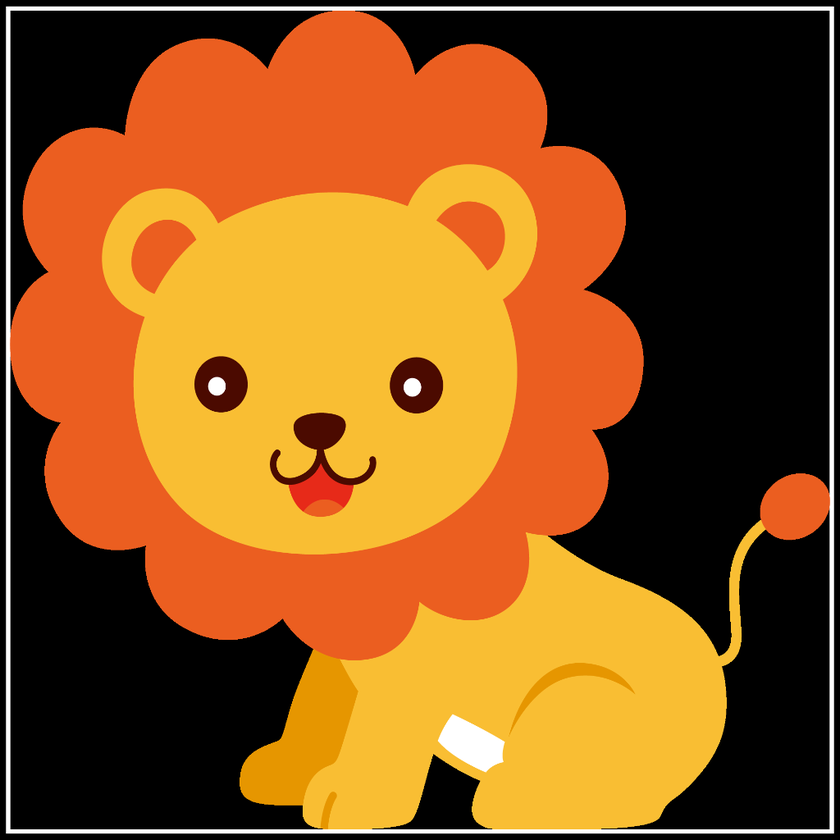
#> input picture assignment-25/input/lion.png, 840 x 840 px, shrunk from 1024 x 1024 before the run
$ python lion2.py
#> lines starting #> are read from the running program, lines starting #| are printed output that depends on the picture
import numpy as np
import cv2

img = cv2.imread("input/lion.png")
#> img is the input picture: shape (840, 840, 3); mean B, G, R 28.7, 85.7, 141.6
img = cv2.cvtColor(img,cv2.COLOR_BGR2GRAY)
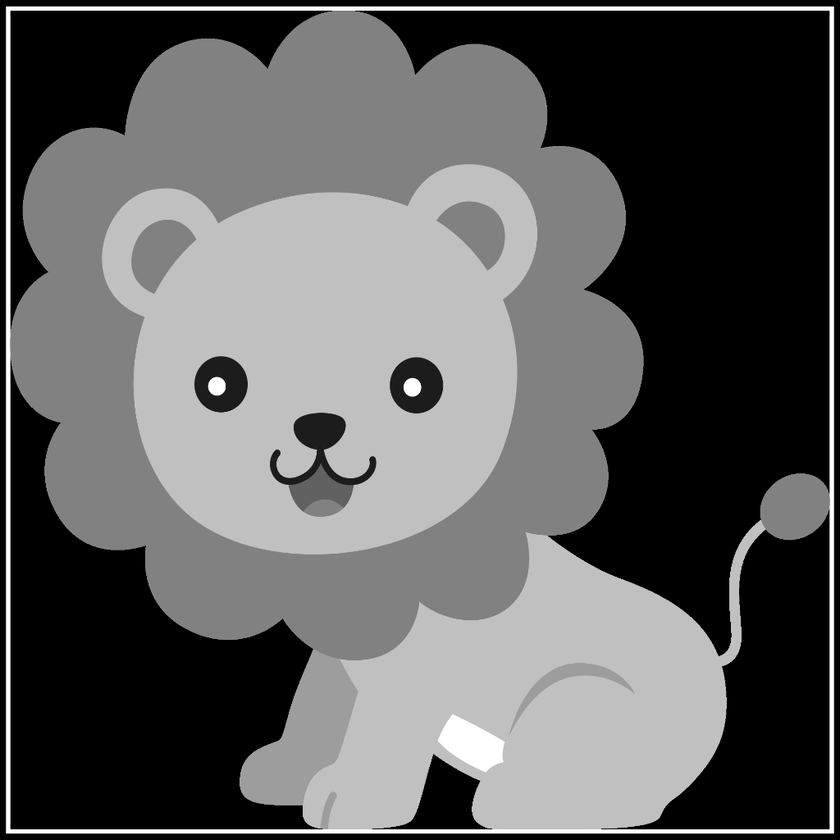
#> img: shape (840, 840); min 0, max 255, mean 96

result = np.zeros(img.shape)

mask = np.array([[-1 , -1 , -1],
                 [0 , 0 , 0],
                 [1 , 1 , 1]])

rows , cols = img.shape
#> rows = 840; cols = 840

for i in range (1,rows-1):
    for j in range(1,cols-1):
        small_img = img[i-1:i+2, j-1:j+2]
        result[i,j] =np.sum(small_img * mask)
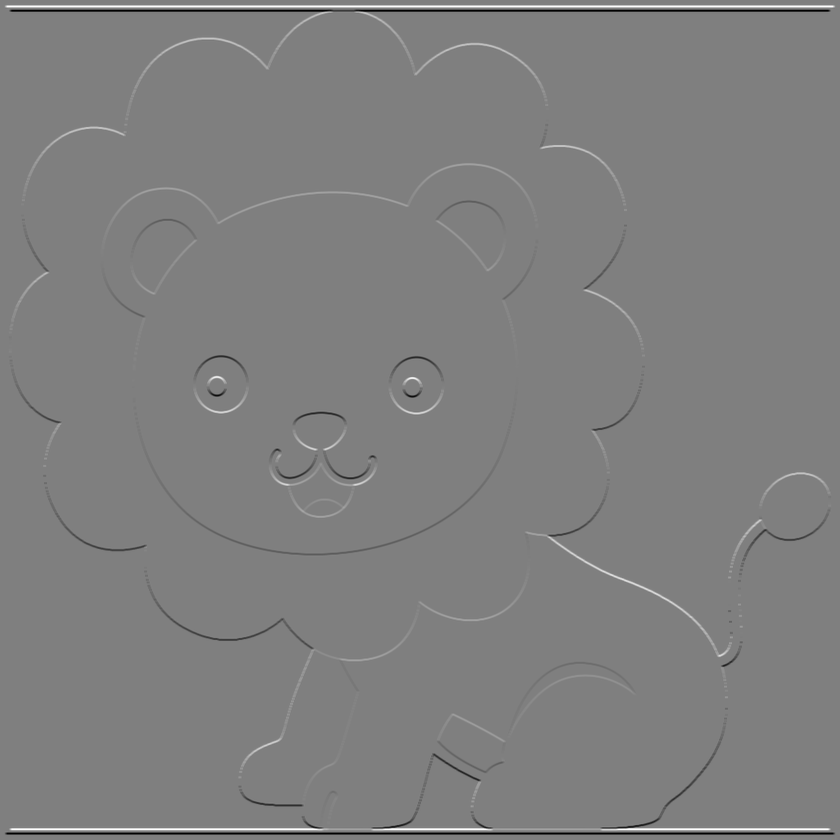
#> result: shape (840, 840) float64; min -765, max 765, mean 0; drawn with min black and max white

cv2.imwrite("result_lion2.jpg",result)
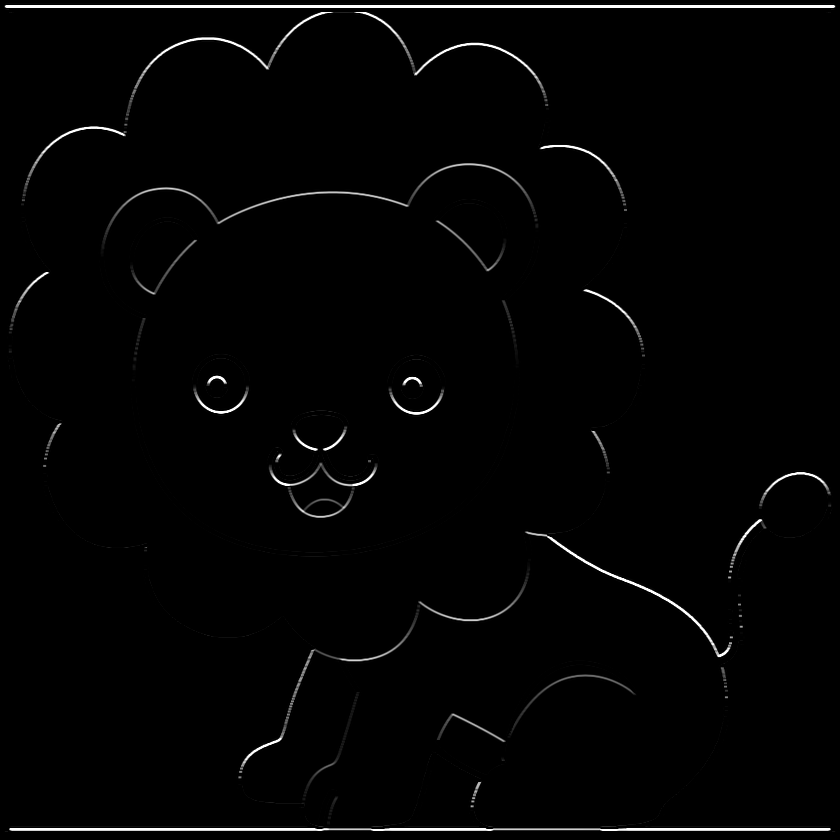
#> saved as result_lion2.jpg: shape (840, 840); min 0, max 255, mean 3.8
